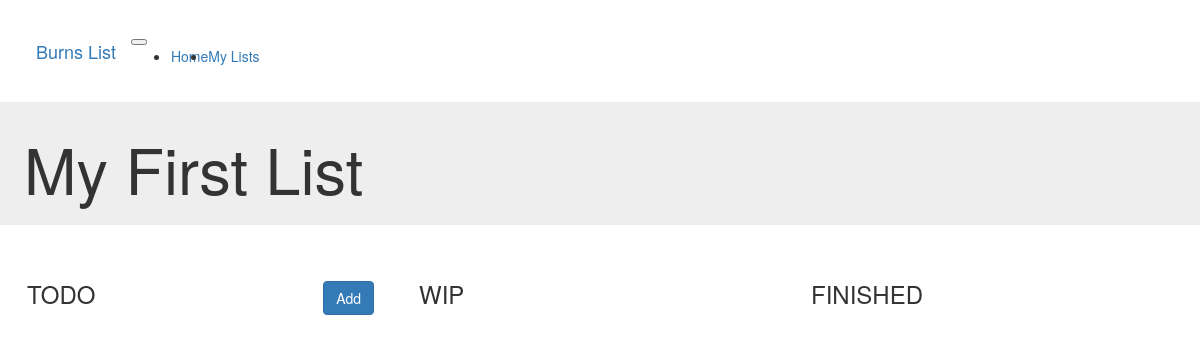
The page /lists/1 on the database as committed earlier.
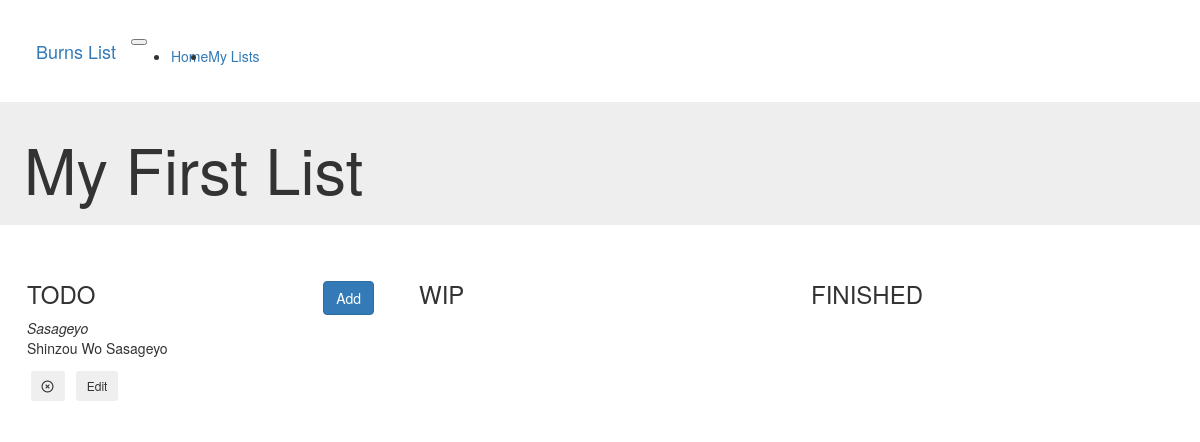
The same page on the database as committed later.
### server.py (models this page shows, shortened)
class ListColumn(db.Model):
    __tablename__ = "listcolumn"
    id = db.Column(db.Integer, primary_key=True)
    list_type = db.Column(db.String(20), nullable=False)
    parent_list_id = db.Column(db.Integer, db.ForeignKey("todolist.id"), nullable=False)
    list_items = db.relationship("ListItem", backref="list", lazy=True)

class ListItem(db.Model):
    id = db.Column(db.Integer, primary_key=True)
    parent_list_id = db.Column(db.Integer, db.ForeignKey("listcolumn.id"), nullable=False)
    task_name = db.Column(db.String(200), nullable=False)
    task_description = db.Column(db.String(200), nullable=False)

### server.py (the view)
@app.route("/lists/<int:list_id>", methods=["GET"])
def list(list_id):
    requested_list = db.session.query(TODOList).get(list_id)
    if requested_list is not None:
        print('here')
        form = ListItemForm()
        return render_template("list.html", form=form, list=requested_list)
    else:
        return redirect(url_for("lists"))

### templates/list.html (shortened to what this page needs)
{% extends "base.html" %}
{% import "bootstrap/wtf.html" as wtf %}
{% block content %}
<div class="list-title">
    <div class="jumbotron">
      <h1>{{ list.list_name }}</h1>
    </div>
</div>
<div class="row lists">
    {% for sublist in list.sub_lists %}
    <div class="col-lg-4 col-sm-12">
        <div class="card card-primary">
            <div class="card-header">
                <h3>{{ sublist.list_type.upper() }}
                    {% if sublist.list_type == "todo" %}
                    <button type="button" class="btn btn-primary add-button" data-toggle="modal" data-target="#addFormModal">
                        Add
                    </button>
                    {% endif %}
                </h3>
            </div>
            <div class="card-body">
                    {% for item in sublist.list_items %}
                             <div class="card card-primary">
                                 <div class="card-header">
                                     <em>{{item.task_name}}</em><br>
                                 </div>
                                 <div class="card-body">
                                     <p>{{item.task_description}}
                                         <form class="item-btn" action="{{ url_for('delete_item', list_id=list.id, item_id=item.id) }}">
                                             <button type="submit" class="btn btn-sm btn-outline-warning">
                                                <i class="far fa-times-circle "></i>
                                             </button>
                                         </form>
                                         <form class="item-btn" action="{{ url_for('edit_item', item_id=item.id, list_id=list.id) }}">
                                             <button type="submit" class="btn btn-outline-primary btn-sm">
                                               Edit
                                             </button>
                                         </form>
                                     </p>
                                 </div>
                             </div>
                    {% endfor %}
            </div>
        </div>
    </div>
    {% endfor %}
</div>
{% endblock %}

Rows that differ between the two databases and show on the page:
added ListItem: task_name "Sasageyo", task_description "Shinzou Wo Sasageyo", shown under ListColumn "TODO"
